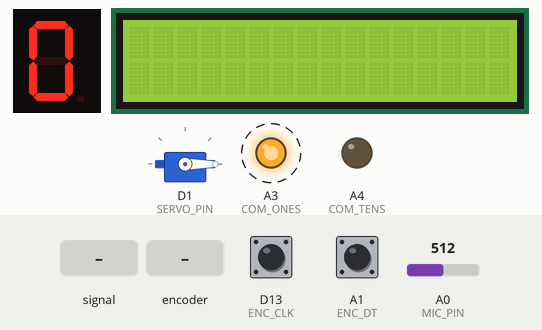
A sketch run on a simulated Arduino MKR. Shown: 1-digit seven-segment display, 16×2 character LCD, servo, output pins drawn as LEDs (lit = HIGH). Wiring (inferred from the names in the program): 1-digit 7-segment display, segments lit when HIGH: segments D2, D3, D4, D5, D6, D7, D8, D9. Dashed ring = blinking. The test bench sets the inputs (shaded band); at power-on: A0 (MIC_PIN) = 512, D13 (ENC_CLK) HIGH, A1 (ENC_DT) HIGH. WiFi joins after 1.5 s; servers stay silent unless stated; no MQTT or app messages arrive unless stated; the segment pins are drawn as the display they are named for; pins used as bus, display or sensor lines are not drawn.

Above: at 13.8 s.
13.9 s: A0 (MIC_PIN) fed a 50 Hz sine of ±306 counts around its level
At 14.02 s:
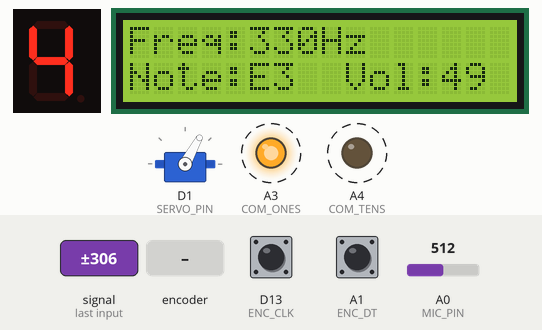
15.6 s: A0 (MIC_PIN) set to 716
At 15.9 s:
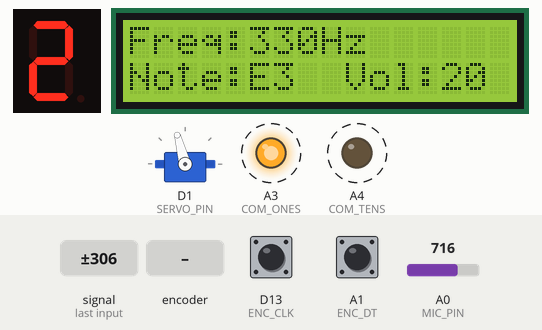
17.5 s: A0 (MIC_PIN) fed a 1000 Hz sine of ±255 counts around its level
At 17.79 s:
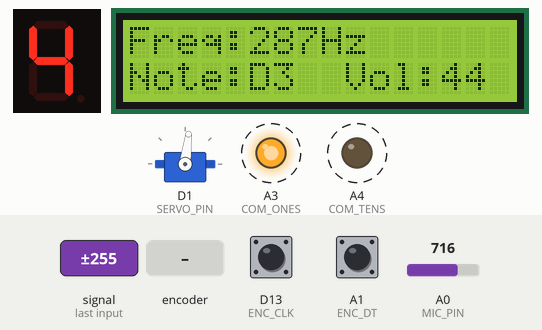
19.4 s: rotary encoder on D13 (ENC_CLK) / A1 (ENC_DT) turned 1 step (first pin leading)
At 19.69 s:
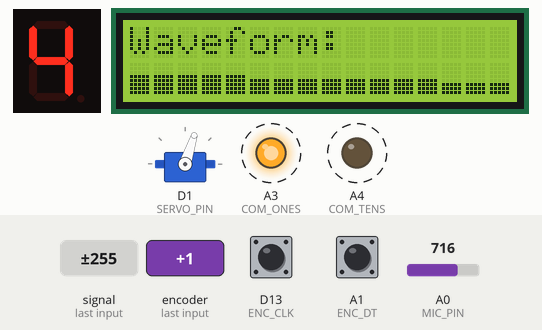
21.2 s: A0 (MIC_PIN) fed a 2 Hz sine of ±306 counts around its level
At 21.39 s:
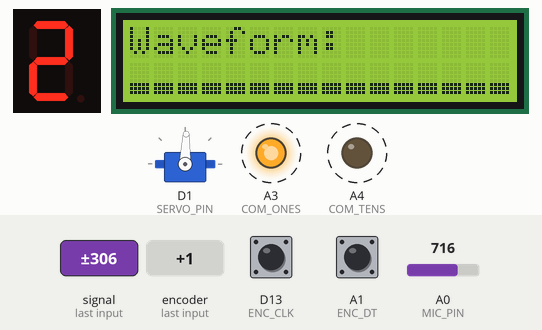
23.0 s: A0 (MIC_PIN) set to 1023
At 23.29 s:
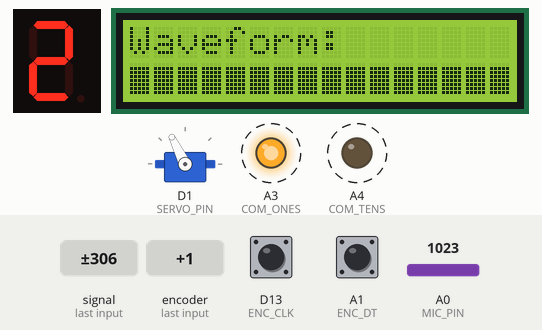
Timing chart, 0 to 25.8 s (numbered marks = the images above; inputs shaded):
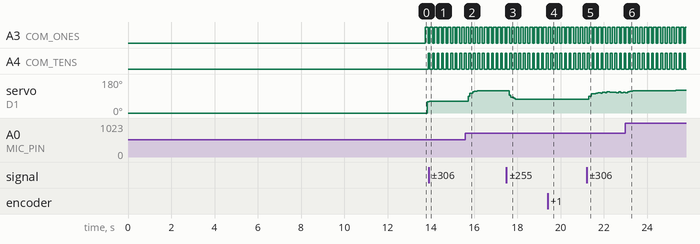

The sketch:

groupwork_data_visual.ino
```cpp
// =======================
// Include Libraries
// =======================
#include <Wire.h>
#include <LiquidCrystal_I2C.h>
#include <WiFiNINA.h>
#include <PubSubClient.h>
#include <Servo.h>

// =======================
// Wi-Fi Configuration
// =======================
const char* ssid = "CE-Hub-Student";
const char* password = "casa-ce-gagarin-public-service";
int status = WL_IDLE_STATUS;

// =======================
// MQTT Configuration
// =======================
const char* mqtt_server = "mqtt.cetools.org";
const int mqtt_port = 1884;
const char* mqtt_user = "student";
const char* mqtt_pass = "ce2021-mqtt-forget-whale";

const char* TOPIC_LOUDNESS = "student/ucfnjhe/project/loudness";
const char* TOPIC_FREQUENCY = "student/ucfnjhe/project/frequency";
const char* TOPIC_NOTE = "student/ucfnjhe/project/note";

WiFiClient wifiClient;
PubSubClient mqttClient(wifiClient);

// =======================
// LCD Configuration
// =======================
LiquidCrystal_I2C lcd(0x27, 16, 2);

// =======================
// Servo Configuration
// =======================
Servo loudServo;
#define SERVO_PIN 1

// Servo Smoothing Variables
float currentAngle = 0;   // Stores the current smoothed servo angle
float smoothFactor = 0.5; // Smoothing factor (0.1 is good for classroom monitoring)

// =======================
// Encoder Pins & Variables
// =======================
#define ENC_CLK 13
#define ENC_DT  A1
#define ENC_SW  A2

int lastCLK = HIGH;
int mode = 0;
unsigned long lastEncoderTime = 0;
const int debounceDelay = 20;

// =======================
// Microphone Pin
// =======================
#define MIC_PIN A0

// =======================
// 7-segment Pins
// =======================
int segPins[] = {2, 3, 4, 5, 6, 7, 8, 9};
#define COM_ONES A3
#define COM_TENS A4
#define COM_ON  LOW
#define COM_OFF HIGH

int digits[10][8] = {
  {1,1,1,1,1,1,0,0}, //0
  {0,1,1,0,0,0,0,0}, //1
  {1,1,0,1,1,0,1,0}, //2
  {1,1,1,1,0,0,1,0}, //3
  {0,1,1,0,0,1,1,0}, //4
  {1,0,1,1,0,1,1,0}, //5
  {1,0,1,1,1,1,1,0}, //6
  {1,1,1,0,0,0,0,0}, //7
  {1,1,1,1,1,1,1,0}, //8
  {1,1,1,1,0,1,1,0}  //9
};

// =======================
// Timing Variables
// =======================
unsigned long t_scan = 0;
unsigned long t_loud = 0;
unsigned long t_freq = 0;
unsigned long t_wave = 0;
unsigned long t_mqtt_publish = 0;
unsigned long t_servo = 0;
const long PUBLISH_INTERVAL = 500;

// =======================
// Data Variables
// =======================
int loudness = 0;
float freqValue = 0;

// =======================
// LCD Custom Char (Bar)
// =======================
byte barChar[8][8] = {
  {0,0,0,0,0,0,0,0},
  {0,0,0,0,0,0,0,31},
  {0,0,0,0,0,0,31,31},
  {0,0,0,0,0,31,31,31},
  {0,0,0,0,31,31,31,31},
  {0,0,0,31,31,31,31,31},
  {0,0,31,31,31,31,31,31},
  {0,31,31,31,31,31,31,31}
};

// =======================
// Helper: Connect Wi-Fi
// =======================
void setup_wifi() {
  Serial.println();
  if (WiFi.status() == WL_NO_MODULE) {
    lcd.clear();
    lcd.print("WiFi ERROR");
    while (true);
  }

  while (status != WL_CONNECTED) {
    lcd.clear();
    lcd.setCursor(0,0);
    lcd.print("Connecting:");
    lcd.setCursor(0,1);
    lcd.print(ssid);
    status = WiFi.begin(ssid, password);
    delay(10000);
  }

  lcd.clear();
  lcd.print("WiFi Connected!");
  delay(1000);
}

// =======================
// Helper: Reconnect MQTT
// =======================
void reconnect() {
  while (!mqttClient.connected()) {
    lcd.setCursor(0,0);
    lcd.print("MQTT Connect...");
    if (mqttClient.connect("", mqtt_user, mqtt_pass)) {
      lcd.setCursor(0,1);
      lcd.print("Connected!    ");
      delay(1000);
      lcd.clear();
    } else {
      lcd.setCursor(0,1);
      lcd.print("Retrying...   ");
      delay(5000);
    }
  }
}

// =======================
// Helper: Publish Data
// =======================
void publishData() {
    char loudStr[4];
    sprintf(loudStr, "%d", loudness);
    mqttClient.publish(TOPIC_LOUDNESS, loudStr, true);

    String freqString = String(freqValue, 2);
    mqttClient.publish(TOPIC_FREQUENCY, freqString.c_str(), true);

    String note = freqToNote(freqValue);
    mqttClient.publish(TOPIC_NOTE, note.c_str(), true);
}

// =======================
// Logic: Update Servo
// =======================
void updateServo() {
  // Map loudness (0-90 dB) to servo angle (0-180 degrees)
  int targetAngle = map(loudness, 0, 80, 160, 0);

  // Constrain range to prevent physical damage
  targetAngle = constrain(targetAngle, 0, 180);

  // 2. Exponential Smoothing Algorithm
  // This creates a "damped" movement, making the needle less jittery and more readable.
  currentAngle = (currentAngle * (1.0 - smoothFactor)) + (targetAngle * smoothFactor);

  // 3. Write to Servo
  loudServo.write((int)currentAngle);
}

// =======================
// Read Encoder
// =======================
void readEncoder() {
  int clkState = digitalRead(ENC_CLK);
  if (clkState != lastCLK && clkState == LOW && (millis() - lastEncoderTime > debounceDelay)) {
    if (digitalRead(ENC_DT) != clkState) mode++;
    else mode--;

    if (mode > 1) mode = 0;
    if (mode < 0) mode = 1;

    lcd.clear();
    lastEncoderTime = millis();
  }
  lastCLK = clkState;
}

// =======================
// Logic: Loudness (dB with Calibration)
// =======================
void computeLoudness() {
  int maxV = 0, minV = 1024;
  unsigned long start = millis();

  while (millis() - start < 50) {
    int v = analogRead(MIC_PIN);
    if (v > maxV) maxV = v;
    if (v < minV) minV = v;
  }

  int amplitude = maxV - minV;

  loudness = map(amplitude, 0, 1023, 20, 70);
}

// =======================
// Logic: Frequency
// =======================
float detectFreq() {
  const int N = 180;
  unsigned int buf[N];
  for (int i = 0; i < N; i++) {
    buf[i] = analogRead(MIC_PIN);
    delayMicroseconds(150);
  }
  float mean = 0;
  for (int i=0;i<N;i++) mean += buf[i];
  mean /= N;

  float best=0; int bestLag=20;
  for (int lag=20; lag<80; lag++){
    float corr=0;
    for (int i=0;i<N-lag;i++) corr += (buf[i]-mean)*(buf[i+lag]-mean);
    if(corr > best){ best = corr; bestLag = lag; }
  }
  return 6600.0 / bestLag;
}

String freqToNote(float f) {
  if(f < 20 || f > 2000) return "---";
  String NAMES[12] = {"C","C#","D","D#","E","F","F#","G","G#","A","A#","B"};
  int n = round(12 * log(f/440.0)/log(2)) + 57;
  return NAMES[n % 12] + String(n/12 - 1);
}

// =======================
// Display Helpers
// =======================
void showDigit(int num) {
  for (int i=0;i<8;i++) digitalWrite(segPins[i], digits[num][i]);
}

void scan7Seg() {
  static bool toggle=false;
  int tens = loudness / 10;
  int ones = loudness % 10;
  if(!toggle) {
    digitalWrite(COM_ONES, COM_OFF);
    digitalWrite(COM_TENS, COM_ON);
    showDigit(tens);
  } else {
    digitalWrite(COM_TENS, COM_OFF);
    digitalWrite(COM_ONES, COM_ON);
    showDigit(ones);
  }
  toggle = !toggle;
}

void showFreqNote() {
  lcd.setCursor(0,0);
  lcd.print("Freq:");
  lcd.print(freqValue,0);
  lcd.print("Hz     ");

  lcd.setCursor(0,1);
  lcd.print("Note:");
  lcd.print(freqToNote(freqValue));
  lcd.print("   ");

  lcd.setCursor(9, 1);
  lcd.print("Vol:");
  lcd.print(loudness);
  lcd.print(" ");
}

void showWaveform() {
  lcd.setCursor(0,0);
  lcd.print("Waveform:       ");
  lcd.setCursor(0,1);
  for(int i=0;i<16;i++){
    int v = analogRead(MIC_PIN);
    int level = map(v,0,1023,0,7);
    lcd.write(byte(level));
  }
}

// =======================
// MAIN SETUP
// =======================
void setup() {
  Serial.begin(115200);

  lcd.init();
  lcd.backlight();
  for(int i=0;i<8;i++) lcd.createChar(i, barChar[i]);

  // Pins
  for(int i=0;i<8;i++) pinMode(segPins[i], OUTPUT);
  pinMode(COM_ONES, OUTPUT);
  pinMode(COM_TENS, OUTPUT);
  pinMode(ENC_CLK, INPUT_PULLUP);
  pinMode(ENC_DT, INPUT_PULLUP);
  pinMode(ENC_SW, INPUT_PULLUP);

  // Servo Setup
  loudServo.attach(SERVO_PIN);
  loudServo.write(0);

  setup_wifi();
  mqttClient.setServer(mqtt_server, mqtt_port);
}

// =======================
// MAIN LOOP
// =======================
void loop() {
  if (!mqttClient.connected()) reconnect();
  mqttClient.loop();

  readEncoder();

  unsigned long currentMillis = millis();

  if(currentMillis - t_scan >= 2){
    t_scan = currentMillis;
    scan7Seg();
  }

  if(currentMillis - t_loud >= 80){
    t_loud = currentMillis;
    computeLoudness();
  }

  if(currentMillis - t_freq >= 150){
    t_freq = currentMillis;
    freqValue = detectFreq();
  }

  if(currentMillis - t_servo >= 50){
    t_servo = currentMillis;
    updateServo();
  }

  if(currentMillis - t_wave >= 50){
    t_wave = currentMillis;
    if(mode == 0) showFreqNote();
    else          showWaveform();
  }

  if (currentMillis - t_mqtt_publish >= PUBLISH_INTERVAL) {
      t_mqtt_publish = currentMillis;
      publishData();
  }
}
```

Measured:
- after the input at 13.9 s, the display: changes after 0.06 s (image 1)
- after the input at 15.6 s, the display: first differs from a run without the input after 0.16 s (image 2 shows a later state)
- after the input at 17.5 s, the display: first differs from a run without the input after 0.15 s (image 3)
- after the input at 19.4 s, the display: first changes at once (image 4 shows a later state)
- after the input at 21.2 s, the display: first changes at once (image 5 shows a later state)
- after the input at 23.0 s, the display: changes at once (image 6)
- by itself, A3 (COM_ONES): alternates HIGH for 0.13 s and LOW for 0.08 s
- by itself, A4 (COM_TENS): alternates HIGH for 0.08 s and LOW for 0.13 s
